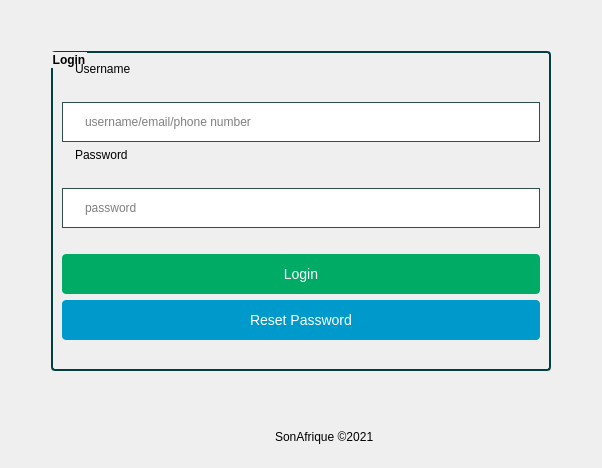
        <widget class="QWidget" name="login">
         <layout class="QVBoxLayout" name="verticalLayout_21">
          <item>
           <spacer name="verticalSpacer_2">
            <property name="orientation">
             <enum>Qt::Vertical</enum>
            </property>
            <property name="sizeHint" stdset="0">
             <size>
              <width>20</width>
              <height>40</height>
             </size>
            </property>
           </spacer>
          </item>
          <item>
           <layout class="QHBoxLayout" name="horizontalLayout_44">
            <item>
             <spacer name="horizontalSpacer_19">
              <property name="orientation">
               <enum>Qt::Horizontal</enum>
              </property>
              <property name="sizeHint" stdset="0">
               <size>
                <width>40</width>
                <height>20</height>
               </size>
              </property>
             </spacer>
            </item>
            <item>
             <widget class="QGroupBox" name="groupBox_5">
              <property name="minimumSize">
               <size>
                <width>500</width>
                <height>320</height>
               </size>
              </property>
              <property name="maximumSize">
               <size>
                <width>500</width>
                <height>320</height>
               </size>
              </property>
              <property name="styleSheet">
               <string notr="true">
QWidget
{
	background-color:#ffffff;
        color: #fff;

}
QFrame{
background-color: #DCDCDC;
}
QPushButton{
background-color: #657786;
color: #FFFFFF;
border-radius:4px;
font-size:14px;
padding-left: 10px;
padding-right:10px;
}
QLabel{

background-color:rgba(0,0,0,0%);
color:#000000;
font-size: 12px;
padding-left: 10px;
padding-right:10px;
}
QPushButton::hover{

background-color: #696969;
color: #FFFFFF;
border-radius: 8px;
 border-style: outset;
    border-width: 2px;
    border-color: #FFFFFF;
}
QPushButton::pressed
{
	background-color: qlineargradient(spread:pad, x1:0, y1:0.511, x2:1, y2:0.511, stop:0 rgba(0, 207, 179, 255),stop:1 rgba(70, 255, 230, 255));

}
QGroupBox{
background-color:transparent;
qproperty-alignment: AlignLeft;
font-weight:bold;
font-size: 12px;
color: #000000;
border:2px  solid#004040;
border-radius: 4px;
}
QLineEdit{
border:1px  solid#2F4F4F;
color:black;
padding-left: 20px;
padding-right:20px;
font-size:12px;
background-color: #ffffff;
}

QComboBox{
border:2px  solid#2F4F4F;
color:black;
font-size: 12px;
padding-left: 20px;
padding-right:20px;
background-color: #ffffff;
}

</string>
              </property>
              <property name="title">
               <string>Login</string>
              </property>
              <property name="alignment">
               <set>Qt::AlignLeading</set>
              </property>
              <layout class="QVBoxLayout" name="verticalLayout_40">
               <item>
                <widget class="QLabel" name="label_2">
                 <property name="text">
                  <string>Username</string>
                 </property>
                </widget>
               </item>
               <item>
                <widget class="QLabel" name="label_96">
                 <property name="styleSheet">
                  <string notr="true">border-image: url(:/finishing/usr.png);</string>
                 </property>
                 <property name="text">
                  <string/>
                 </property>
                </widget>
               </item>
               <item>
                <widget class="QLineEdit" name="le_username">
                 <property name="minimumSize">
                  <size>
                   <width>400</width>
                   <height>40</height>
                  </size>
                 </property>
                 <property name="maximumSize">
                  <size>
                   <width>16777215</width>
                   <height>16777215</height>
                  </size>
                 </property>
                 <property name="placeholderText">
                  <string>username/email/phone number</string>
                 </property>
                </widget>
               </item>
               <item>
                <widget class="QLabel" name="label_4">
                 <property name="text">
                  <string>Password</string>
                 </property>
                </widget>
               </item>
               <item>
                <widget class="QLabel" name="label_112">
                 <property name="styleSheet">
                  <string notr="true">border-image: url(:/finishing/login.png);</string>
                 </property>
                 <property name="text">
                  <string/>
                 </property>
                </widget>
               </item>
               <item>
                <widget class="QLineEdit" name="le_password">
                 <property name="minimumSize">
                  <size>
                   <width>400</width>
                   <height>40</height>
                  </size>
                 </property>
                 <property name="maximumSize">
                  <size>
                   <width>16777215</width>
                   <height>16777215</height>
                  </size>
                 </property>
                 <property name="echoMode">
                  <enum>QLineEdit::Password</enum>
                 </property>
                 <property name="placeholderText">
                  <string>password</string>
                 </property>
                </widget>
               </item>
               <item>
                <spacer name="verticalSpacer_9">
                 <property name="orientation">
                  <enum>Qt::Vertical</enum>
                 </property>
                 <property name="sizeHint" stdset="0">
                  <size>
                   <width>20</width>
                   <height>40</height>
                  </size>
                 </property>
                </spacer>
               </item>
               <item>
                <widget class="QPushButton" name="btn_login">
                 <property name="minimumSize">
                  <size>
                   <width>400</width>
                   <height>40</height>
                  </size>
                 </property>
                 <property name="styleSheet">
                  <string notr="true">background-color: #00AB66;
border-radius: 4px;
color: #ffffff;</string>
                 </property>
                 <property name="text">
                  <string>Login</string>
                 </property>
                </widget>
               </item>
               <item>
                <widget class="QPushButton" name="btn_reset_password_3">
                 <property name="minimumSize">
                  <size>
                   <width>400</width>
                   <height>40</height>
                  </size>
                 </property>
                 <property name="styleSheet">
                  <string notr="true">background-color: #0099cc;
border-radius: 4px;
color: #ffffff;</string>
                 </property>
                 <property name="text">
                  <string>Reset Password</string>
                 </property>
                </widget>
               </item>
               <item>
                <spacer name="verticalSpacer_5">
                 <property name="orientation">
                  <enum>Qt::Vertical</enum>
                 </property>
                 <property name="sizeHint" stdset="0">
                  <size>
                   <width>20</width>
                   <height>40</height>
                  </size>
                 </property>
                </spacer>
               </item>
              </layout>
             </widget>
            </item>
            <item>
             <spacer name="horizontalSpacer_20">
              <property name="orientation">
               <enum>Qt::Horizontal</enum>
              </property>
              <property name="sizeHint" stdset="0">
               <size>
                <width>40</width>
                <height>20</height>
               </size>
              </property>
             </spacer>
            </item>
           </layout>
          </item>
          <item>
           <spacer name="verticalSpacer_3">
            <property name="orientation">
             <enum>Qt::Vertical</enum>
            </property>
            <property name="sizeHint" stdset="0">
             <size>
              <width>20</width>
              <height>40</height>
             </size>
            </property>
           </spacer>
          </item>
          <item>
           <layout class="QHBoxLayout" name="horizontalLayout_45">
            <item>
             <spacer name="horizontalSpacer_21">
              <property name="orientation">
               <enum>Qt::Horizontal</enum>
              </property>
              <property name="sizeHint" stdset="0">
               <size>
                <width>40</width>
                <height>20</height>
               </size>
              </property>
             </spacer>
            </item>
            <item>
             <widget class="QLabel" name="label_113">
              <property name="minimumSize">
               <size>
                <width>40</width>
                <height>40</height>
               </size>
              </property>
              <property name="maximumSize">
               <size>
                <width>40</width>
                <height>40</height>
               </size>
              </property>
              <property name="styleSheet">
               <string notr="true">border-image: url(:/assorted_1/Logo2.png);
background-color:rgba(0,0,0,0%);</string>
              </property>
              <property name="text">
               <string/>
              </property>
             </widget>
            </item>
            <item>
             <widget class="QLabel" name="label_114">
              <property name="styleSheet">
               <string notr="true">background-color:rgba(0,0,0,0%);
color:#000000;</string>
              </property>
              <property name="text">
               <string>SonAfrique ©2021</string>
              </property>
             </widget>
            </item>
            <item>
             <spacer name="horizontalSpacer_22">
              <property name="orientation">
               <enum>Qt::Horizontal</enum>
              </property>
              <property name="sizeHint" stdset="0">
               <size>
                <width>40</width>
                <height>20</height>
               </size>
              </property>
             </spacer>
            </item>
           </layout>
          </item>
         </layout>
        </widget>
